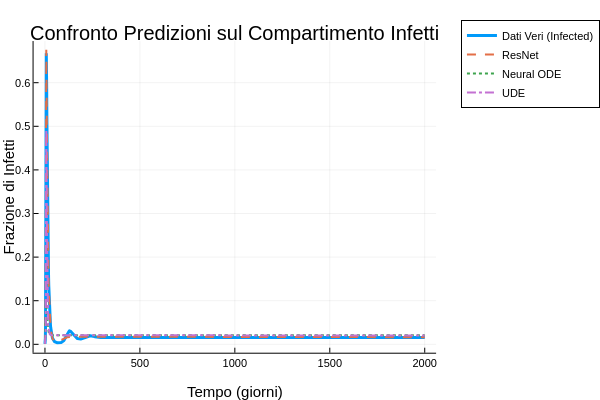

The notebook cell this image was saved under:
### Code cell
# Plotting results

plot(
    tsteps,
    true_traj[2, :], 
    lw=3,
    ls=:solid,
    label="Dati Veri (Infected)",
    title="Confronto Predizioni sul Compartimento Infetti",
    xlabel="Tempo (giorni)",
    ylabel="Frazione di Infetti",
    legend=:outertopright,
)

# ResNet
plot!(
     tsteps,
     pred_resnet[2, :],
     lw=2,
     ls=:dash,
     label="ResNet"
)

# Neural ODE
plot!(
    tsteps,
    pred_neural_ode[2, :],
    lw=2,
    ls=:dot,
    label="Neural ODE"
)

# UDE
plot!(
    tsteps,
    pred_ude[2, :],
    lw=2,
    ls=:dashdot,
    label="UDE"
)

current()

### Figure 1 — Plotly figure (JSON) as saved in the notebook; plotly's stock layout.template omitted (floating-point values rounded to 4 significant figures; data arrays with more than 128 entries replaced by an {"elided": "..."} marker saying what was removed)
{"data": [{"colorbar": {"len": 0.8657, "title": "", "x": 0.9934, "y": 0.5087}, "legendgroup": "Dati Veri (Infected)", "line": {"color": "rgba(0, 154, 250, 1.000)", "dash": "solid", "shape": "linear", "width": 3}, "mode": "lines", "name": "Dati Veri (Infected)", "showlegend": true, "type": "scatter", "x": {"elided": "2001 int values"}, "xaxis": "x", "y": {"elided": "2001 float values"}, "yaxis": "y"}, {"colorbar": {"len": 0.8657, "title": "", "x": 0.9934, "y": 0.5087}, "legendgroup": "ResNet", "line": {"color": "rgba(227, 111, 71, 1.000)", "dash": "dash", "shape": "linear", "width": 2}, "mode": "lines", "name": "ResNet", "showlegend": true, "type": "scatter", "x": {"elided": "2001 int values"}, "xaxis": "x", "y": {"elided": "2001 float values"}, "yaxis": "y"}, {"colorbar": {"len": 0.8657, "title": "", "x": 0.9934, "y": 0.5087}, "legendgroup": "Neural ODE", "line": {"color": "rgba(62, 164, 78, 1.000)", "dash": "dot", "shape": "linear", "width": 2}, "mode": "lines", "name": "Neural ODE", "showlegend": true, "type": "scatter", "x": {"elided": "2001 int values"}, "xaxis": "x", "y": {"elided": "2001 float values"}, "yaxis": "y"}, {"colorbar": {"len": 0.8657, "title": "", "x": 0.9934, "y": 0.5087}, "legendgroup": "UDE", "line": {"color": "rgba(195, 113, 210, 1.000)", "dash": "dashdot", "shape": "linear", "width": 2}, "mode": "lines", "name": "UDE", "showlegend": true, "type": "scatter", "x": {"elided": "2001 int values"}, "xaxis": "x", "y": {"elided": "2001 float values"}, "yaxis": "y"}], "layout": {"annotations": [{"font": {"color": "rgba(0, 0, 0, 1.000)", "family": "sans-serif", "size": 20}, "rotation": 0, "showarrow": false, "text": "Confronto Predizioni sul Compartimento Infetti", "x": 0.535, "xanchor": "center", "xref": "paper", "y": 1, "yanchor": "top", "yref": "paper"}], "height": 400, "legend": {"bgcolor": "rgba(255, 255, 255, 1.000)", "bordercolor": "rgba(0, 0, 0, 1.000)", "borderwidth": 1, "font": {"color": "rgba(0, 0, 0, 1.000)", "family": "sans-serif", "size": 11}, "title": {"font": {"color": "rgba(0, 0, 0, 1.000)", "family": "sans-serif", "size": 15}, "text": ""}, "tracegroupgap": 0, "traceorder": "normal", "x": 1.05, "xanchor": "upper", "y": 1, "yanchor": "right"}, "margin": {"b": 20, "l": 0, "r": 0, "t": 20}, "paper_bgcolor": "rgba(255, 255, 255, 1.000)", "plot_bgcolor": "rgba(255, 255, 255, 1.000)", "showlegend": true, "width": 600, "xaxis": {"anchor": "y", "domain": [0.07647, 0.9934], "gridcolor": "rgba(0, 0, 0, 0.100)", "gridwidth": 0.5, "linecolor": "rgba(0, 0, 0, 1.000)", "mirror": false, "range": [-60, 2060], "showgrid": true, "showline": true, "showticklabels": true, "tickangle": 0, "tickcolor": "rgb(0, 0, 0)", "tickfont": {"color": "rgba(0, 0, 0, 1.000)", "family": "sans-serif", "size": 11}, "tickmode": "array", "ticks": "inside", "ticktext": ["0", "500", "1000", "1500", "2000"], "tickvals": [0, 500, 1000, 1500, 2000], "title": "Tempo (giorni)", "titlefont": {"color": "rgba(0, 0, 0, 1.000)", "family": "sans-serif", "size": 15}, "type": "-", "visible": true, "zeroline": false, "zerolinecolor": "rgba(0, 0, 0, 1.000)"}, "yaxis": {"anchor": "x", "domain": [0.07581, 0.9415], "gridcolor": "rgba(0, 0, 0, 0.100)", "gridwidth": 0.5, "linecolor": "rgba(0, 0, 0, 1.000)", "mirror": false, "range": [-0.01923, 0.6955], "showgrid": true, "showline": true, "showticklabels": true, "tickangle": 0, "tickcolor": "rgb(0, 0, 0)", "tickfont": {"color": "rgba(0, 0, 0, 1.000)", "family": "sans-serif", "size": 11}, "tickmode": "array", "ticks": "inside", "ticktext": ["0.0", "0.1", "0.2", "0.3", "0.4", "0.5", "0.6"], "tickvals": [0, 0.1, 0.2, 0.3, 0.4, 0.5, 0.6], "title": "Frazione di Infetti", "titlefont": {"color": "rgba(0, 0, 0, 1.000)", "family": "sans-serif", "size": 15}, "type": "-", "visible": true, "zeroline": false, "zerolinecolor": "rgba(0, 0, 0, 1.000)"}}}
